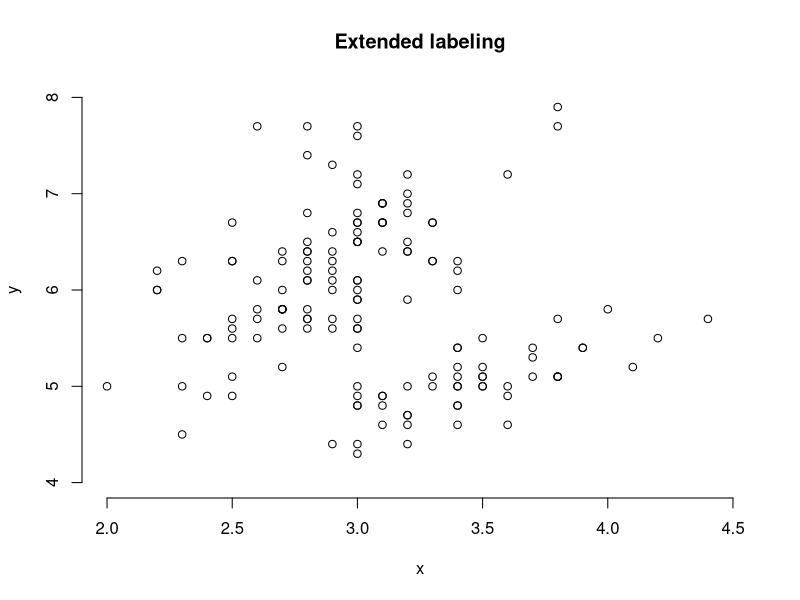

Reproduce this figure in R.
# r2py crawler metadata
# package: labeling
# source_type: rd_example
# topic: labeling-package.Rd
# source_file: C:\Users\bened\AppData\Local\R\win-library\4.5\labeling\help
# lines: 17

suppressPackageStartupMessages(library(labeling))
heckbert(8.1, 14.1, 4)	# 5 10 15
wilkinson(8.1, 14.1, 4)	# 8 9 10 11 12 13 14 15
extended(8.1, 14.1, 4)	# 8 10 12 14
# When plotting, extend the plot range to include the labeling
# Should probably have a helper function to make this easier
data(iris)
x <- iris$Sepal.Width
y <- iris$Sepal.Length
xl <- extended(min(x), max(x), 6)
yl <- extended(min(y), max(y), 6)
plot(x, y,
    xlim=c(min(x,xl),max(x,xl)),
    ylim=c(min(y,yl),max(y,yl)),
    axes=FALSE, main="Extended labeling")
axis(1, at=xl)
axis(2, at=yl)
